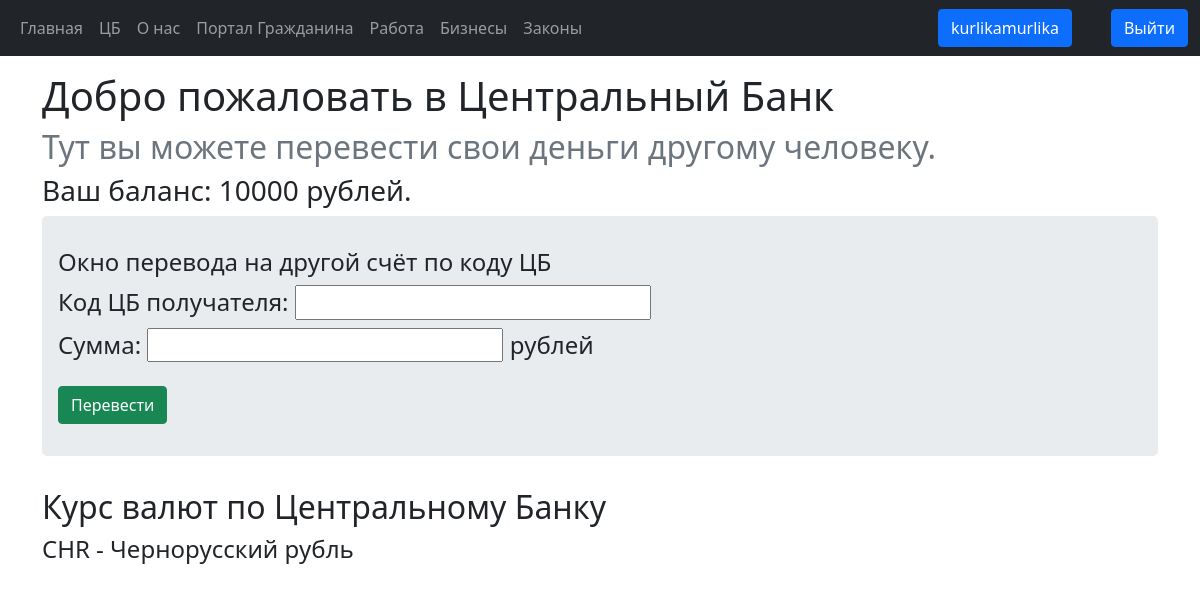
The app's page /send/ (signed in), older data.
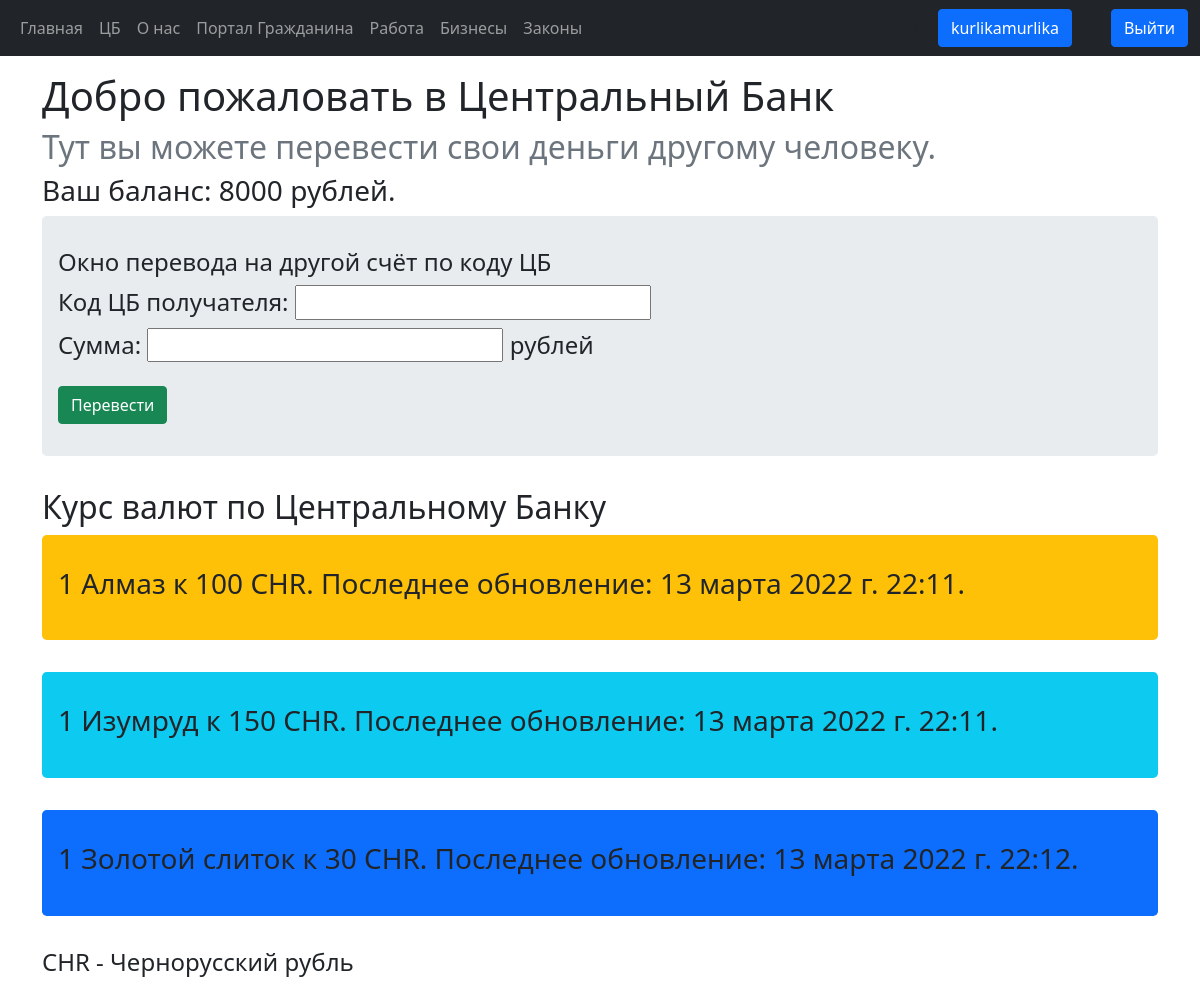
The same page, newer data.
### bank/models.py (models this page shows, shortened)
class BankAccount(models.Model):
    user = models.ForeignKey(User, on_delete=models.CASCADE, blank=True, null=True)
    name = models.CharField(max_length=10, unique=True)
    balance = models.IntegerField(default=0)
    account_type = models.CharField(max_length=20, default='personal')

class ExchangeRate(models.Model):
    resource = models.CharField(max_length=100)
    rate = models.IntegerField(default=1)
    last_update = models.DateTimeField(default=timezone.now)

### bank/views.py (the view, shortened to what this page needs)
# urls.py: path('send/', views.send, name='send'),
def send(request):
    works = True
    bank_account = ''
    not_enough_money = False
    try:
        bank_account = BankAccount.objects.filter(user_id=request.user.id).get(account_type='personal')
        has_bank = True
    except:
        has_bank = False
    form = SendMoney(request.POST or None)
    send_dict = {
        'has_bank': has_bank,
        'bank_account': bank_account,
        'form': form,
        'works': works,
        'not_enough_money': not_enough_money,
        "exchange_rates": ExchangeRate.objects.all(),
    }
    return render(request, 'bank/send.html', context=send_dict)

### bank/forms.py
class SendMoney(forms.Form):
    receiver = forms.CharField(max_length=10, min_length=10, label='Код ЦБ получателя')
    amount = forms.IntegerField(min_value=100, label="Сумма")

### bank/templates/bank/send.html (shortened to what this page needs)
<!DOCTYPE html>
{% extends 'bank/base.html' %}
{% block body_content %}
    {% if user.is_authenticated %}
        <h1>Добро пожаловать в Центральный Банк</h1>
        <h2 class="text-secondary">Тут вы можете перевести свои деньги другому человеку.</h2>
        {% if has_bank %}
            <h3>Ваш баланс: {{ bank_account.balance }} рублей.</h3>
            <div class="jumbotron" id="send_money_code">
                <h4>Окно перевода на другой счёт по коду ЦБ</h4>
                <form method="post" action="">
                    <h4>{{ form.receiver.label_tag }} {{ form.receiver }}</h4>
                    <h4>{{ form.amount.label_tag }} {{ form.amount }} рублей</h4>
                    <button class="btn btn-success btn-large mt-3" type="submit">Перевести</button>
                </form>
            </div>
            <h2>Курс валют по Центральному Банку</h2>
            {% for exchange_rate in exchange_rates %}
                <div class="jumbotron bg-{% cycle 'warning' 'info' 'primary' %}">
                    <h3>1 {{ exchange_rate.resource }} к  {{ exchange_rate.rate }} CHR. Последнее обновление: {{ exchange_rate.last_update }}.</h3>
                </div>
            {% endfor %}
            <h4>CHR - Чернорусский рубль</h4>
        {% else %}
            <h1 class="text-warning">Сначала создайте себе банковский счёт <a class="" href="{% url 'bank:profile' user.id %}">здесь</a>.</h1>
        {% endif %}
    {% else %}
        <h1>Сначала войдите в аккаунт</h1>
    {% endif %}
{% endblock %}

### bank/templates/bank/base.html (shortened to what this page needs)
<!DOCTYPE html>
<html lang="ru">
<head>
    <link href="https://cdn.jsdelivr.net/npm/bootstrap@5.1.2/dist/css/bootstrap.min.css" rel="stylesheet">
</head>
<body>
{% load static %}
<link href="{% static 'bank/style.css' %}" rel="stylesheet">
<nav class="navbar navbar-expand-sm bg-dark navbar-dark">
        <div class="container-fluid">
            <ul class="navbar-nav">
                <li class="nav-item">
                    <a class="nav-link" href="{% url 'bank:index' %}">Главная</a>
                </li>
                <li class="nav-item">
                    <a class="nav-link" href="{% url 'bank:send' %}">ЦБ</a>
                </li>
                <li class="nav-item">
                    <a class="nav-link" href="{% url 'bank:about_us' %}">О нас</a>
                </li>
                <li class="nav-item">
                    <a class='nav-link' href="{% url 'bank:citizen' %}">Портал Гражданина</a>
                </li>
                <li class="nav-item">
                    <a class='nav-link' href="{% url 'bank:jobs' %}">Работа</a>
                </li>
                <li class="nav-item">
                    <a class='nav-link' href="{% url 'bank:businesses' %}">Бизнесы</a>
                </li>
                <li class="nav-item">
                    <a class="nav-link" href="{% url 'bank:laws' %}">Законы</a>
                </li>
            </ul>
            <div class="d-flex">
                {% if user.is_authenticated %}
                    <li class="nav-item">{
                        <a class="btn btn-primary mx-3" href="{% url 'bank:profile' user.id%}">{{ user.get_username }}</a></li>
                    <li class="nav-item">
                        <a class="btn btn-primary" href="{% url 'logout'%}?next={{request.path}}">Выйти</a>
                    </li>
                {% endif %}
            </div>
        </div>
</nav>
<div class="container mt-3">
{% if user.is_authenticated %}
{% block body_content %}
{% endblock %}
{% else %}
<h1>Войдите в аккаунт для дальнейшего использования</h1>
{% endif %}
</div>
</body>
</html>

### bank/static/bank/style.css (style rules this page uses)
.jumbotron { padding: 2rem 1rem; margin-bottom: 2rem; background-color: #e9ecef; border-radius: .3rem; }

Row changes from the older to the newer data that the page shows:
changed BankAccount: balance "10000" → "8000"
added ExchangeRate: resource "Алмаз", rate "100", last_update "13 марта 2022 г. 22:11"
added ExchangeRate: resource "Изумруд", rate "150", last_update "13 марта 2022 г. 22:11"
added ExchangeRate: resource "Золотой слиток", rate "30", last_update "13 марта 2022 г. 22:12"
